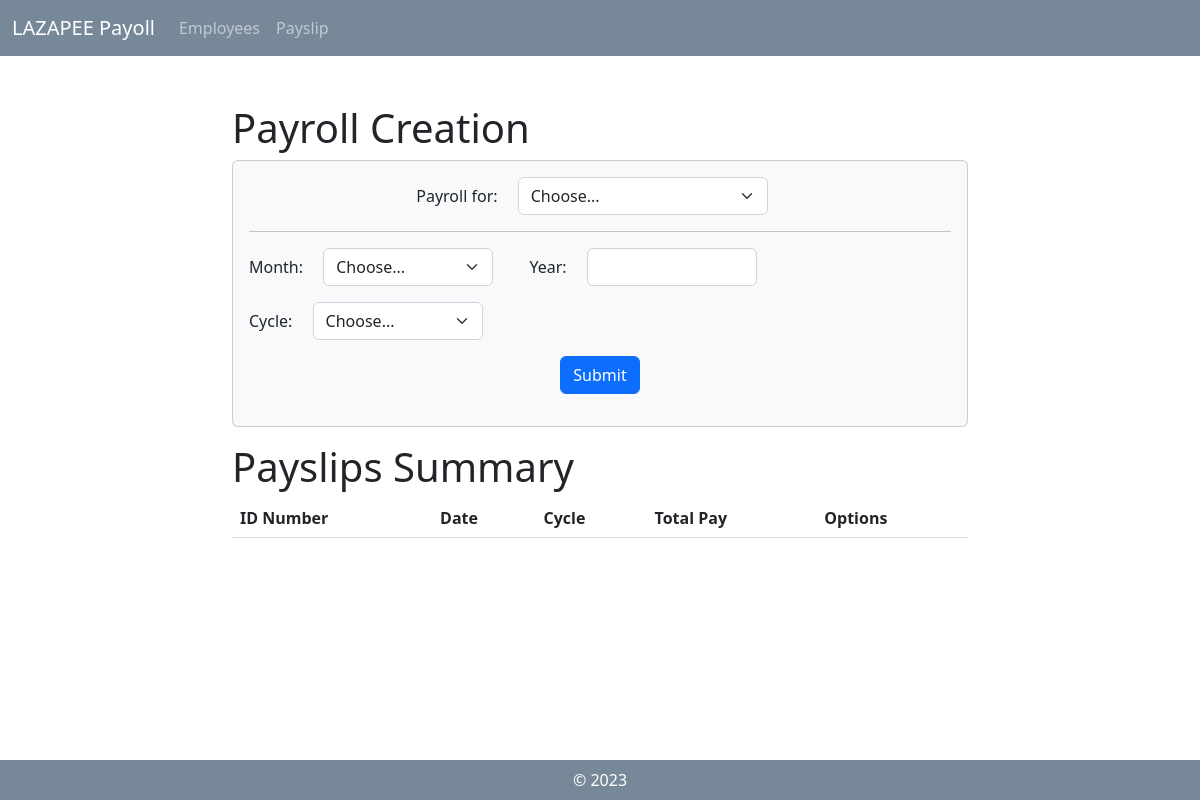
The app's page /payslips, older data.
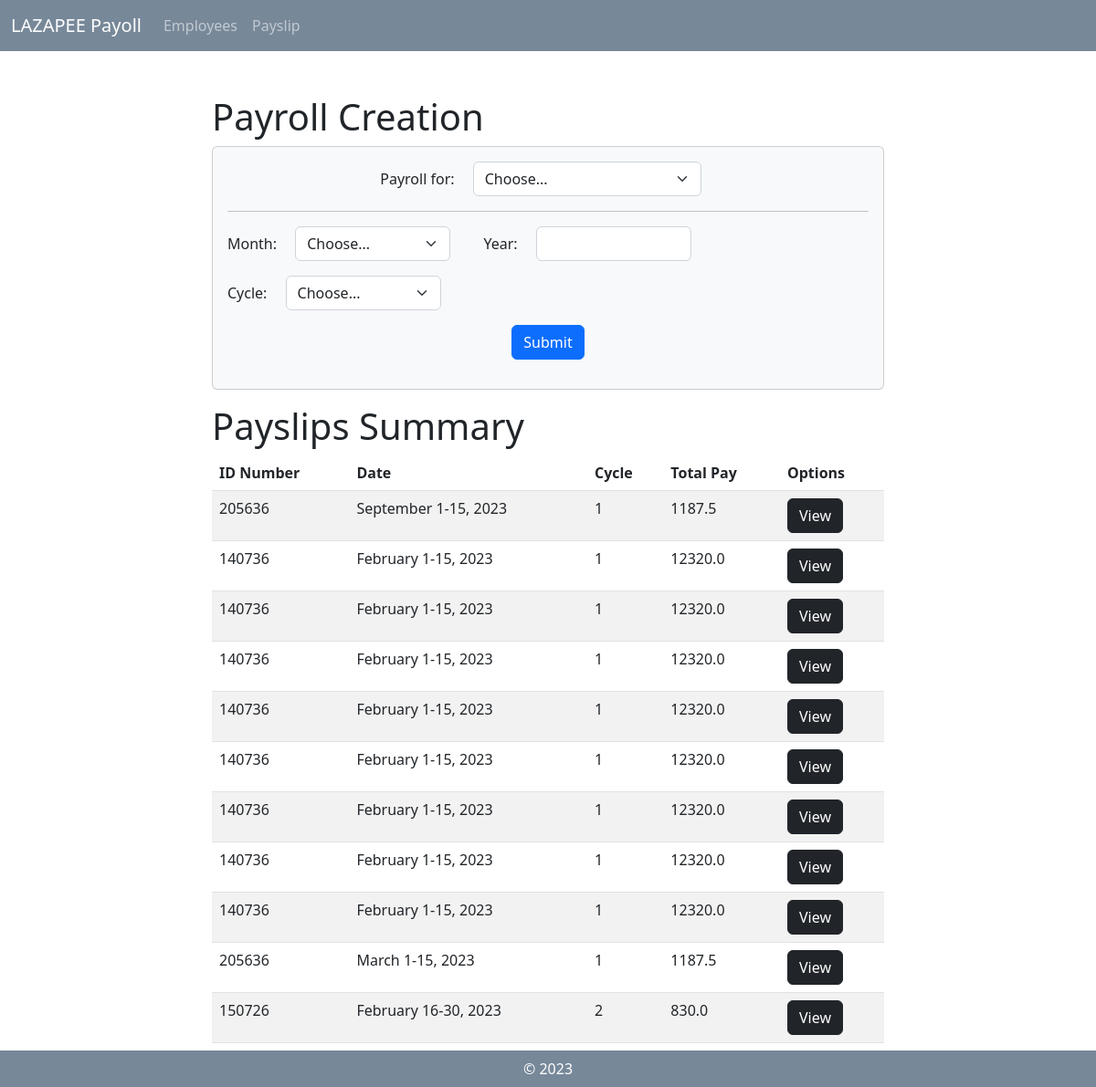
The same page, newer data.
### payroll_app/models.py (models this page shows, shortened)
class Payslip(models.Model):
    id_number = models.ForeignKey(Employee, on_delete=models.CASCADE)
    month = models.CharField(max_length=50)
    date_range = models.CharField(max_length=50)
    year = models.CharField(max_length=4)
    pay_cycle = models.IntegerField()
    rate = models.FloatField()
    earnings_allowance = models.FloatField()
    deductions_tax = models.FloatField(default=0)
    deductions_health = models.FloatField(default=0)
    pag_ibig = models.FloatField(default=100)
    sss = models.FloatField(default=0.045)
    overtime = models.FloatField()
    total_pay = models.FloatField()

class Employee(models.Model):
    name = models.CharField(max_length=255)
    id_number = models.CharField(max_length=20, unique=True)
    rate = models.FloatField()
    overtime_pay = models.FloatField(null = True, blank = True)
    allowance = models.FloatField(null = True, blank = True)
    def __str__(self):
        return f"{self.id_number}"

### payroll_app/views.py (the view, shortened to what this page needs)
# urls.py: path('payslips', views.payslips, name='payslips'),
def payslips(request):
        employees = Employee.objects.all()
        payslips = Payslip.objects.all()
        return render(request, 'payroll_app/payslips.html', {'employees':employees, 'payslips':payslips})

### payroll_app/templates/payroll_app/payslips.html (shortened to what this page needs)
{% extends 'payroll_app/base.html' %}
{% load static %}
{% block content %}
                <div class="mx-auto col-8 col-md-8 col-lg-8 mt-5">
                    <h1>Payroll Creation</h1>
                    <div class="card bg-light mb-3">
                        <div class="card-body">
                            <form method="POST" action="{% url 'payslips' %}">{% csrf_token %}
                                <div class="form-group mb-3 text-center align-items-center" style>
                                    <label class="form-check-inline" for="payroll_for">Payroll for:</label>
                                    <select class="form-check-inline form-select" style="width: 250px;" id="payroll_for"  name="payroll_for">
                                        <option value="" disabled selected hidden>Choose...</option>
                                    </select>
                                </div>
                                <hr>
                                <div class="form-group mb-3 text-left align-items-left form-check-inline" style>
                                    <label class="form-check-inline" for="month">Month:</label>
                                    <select class="form-check-inline form-select" style="width: 170px;" id="month"  name="month">
                                        <option value="" disabled selected hidden>Choose...</option>
                                    </select>
                                </div>
                                <div class="form-group mb-3 text-center align-items-center form-check-inline" style>
                                    <label class="form-check-inline" for="year">Year:</label>
                                    <input class="form-check-inline form-control" style="width: 170px;" type="text" id="year"  name="year">
                                </div>
                                <div class="form-group mb-3 text-right align-items-right form-check-inline" style>
                                    <label class="form-check-inline" for="cycle">Cycle:</label>
                                    <select class="form-check-inline form-select" style="width: 170px;" id="cycle"  name="cycle">
                                        <option value="" disabled selected hidden>Choose...</option>
                                    </select>
                                </div>
                                <div class="d-flex justify-content-center">
                                    <button type="submit" class="btn btn-primary">Submit</button>
                                </div>
                            </form>
                        </div>
                    </div>
                    <h1>Payslips Summary</h1>
                    <div class="col-xs-1 center-block">
                        <table class="table table-striped mb-5">
                            <thead>
                                <th scope="col"> ID Number </th>
                                <th scope="col"> Date </th>
                                <th scope="col"> Cycle</th>
                                <th scope="col"> Total Pay </th>
                                <th scope="col"> Options </th>
                            </thead>
                            <tbody>
                                {% for p in payslips %}
                                <tr>
                                    <td> {{ p.id_number }} </td>
                                    <td> {{ p.month }} {{ p.date_range }}, {{ p.year }} </td>
                                    <td> {{ p.pay_cycle }} </td>
                                    <td> {{ p.total_pay }} </td>
                                    <td><a href="{% url 'view_payslips' pk=p.pk %}"  class="btn btn-dark">View</button></td>
                                </tr>
                                {% endfor %}
                            </tbody>
                        </table>
                    </div>
                </div>
                {% endblock %}

Row changes from the older to the newer data that the page shows:
added Payslip: id_number "205636", month "September", date_range "1-15", year "2023", pay_cycle "1", total_pay "1187.5"
added Payslip: id_number "140736", month "February", date_range "1-15", year "2023", pay_cycle "1", total_pay "12320.0"
added Payslip: id_number "140736", month "February", date_range "1-15", year "2023", pay_cycle "1", total_pay "12320.0"
added Payslip: id_number "140736", month "February", date_range "1-15", year "2023", pay_cycle "1", total_pay "12320.0"
added Payslip: id_number "140736", month "February", date_range "1-15", year "2023", pay_cycle "1", total_pay "12320.0"
added Payslip: id_number "140736", month "February", date_range "1-15", year "2023", pay_cycle "1", total_pay "12320.0"
added Payslip: id_number "140736", month "February", date_range "1-15", year "2023", pay_cycle "1", total_pay "12320.0"
added Payslip: id_number "140736", month "February", date_range "1-15", year "2023", pay_cycle "1", total_pay "12320.0"
added Payslip: id_number "140736", month "February", date_range "1-15", year "2023", pay_cycle "1", total_pay "12320.0"
added Payslip: id_number "205636", month "March", date_range "1-15", year "2023", pay_cycle "1", total_pay "1187.5"
added Payslip: id_number "150726", month "February", date_range "16-30", year "2023", pay_cycle "2", total_pay "830.0"
